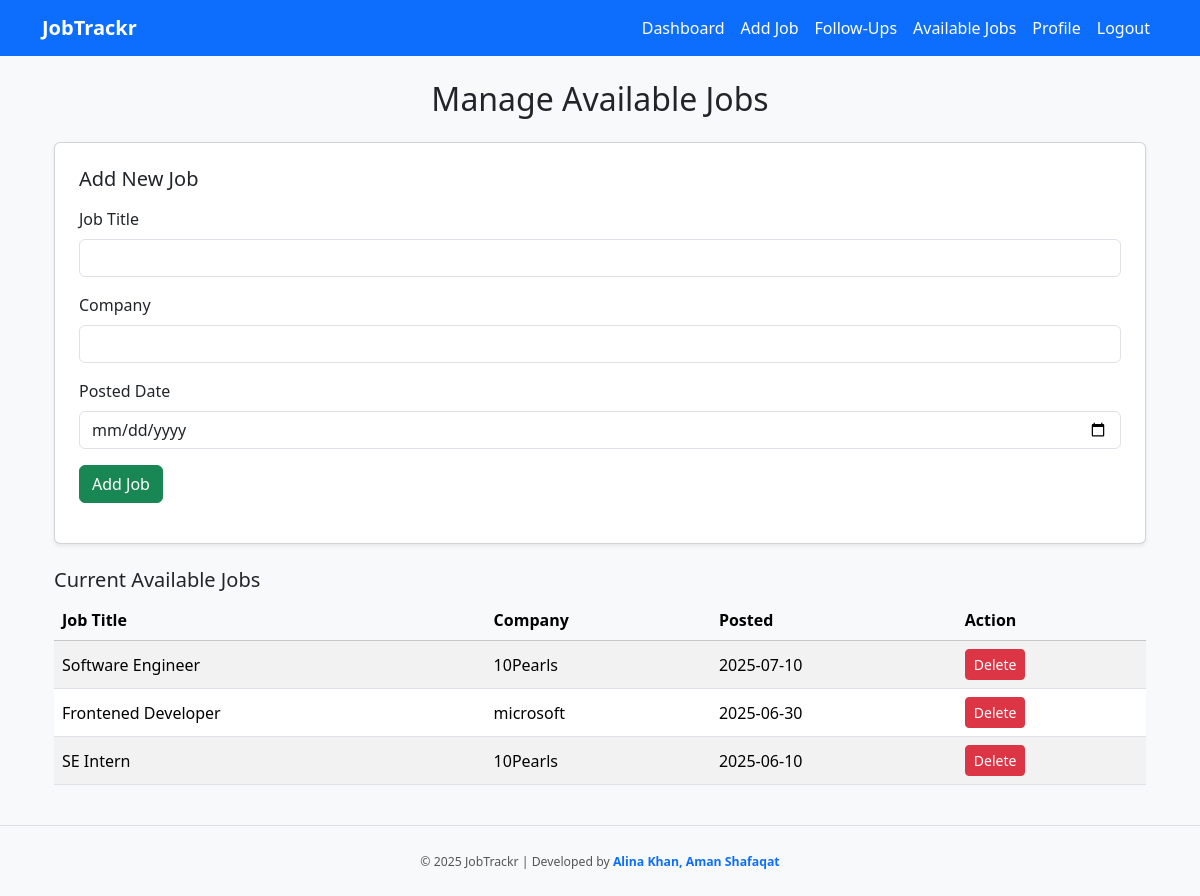
Screenshot of /manage-available-jobs (signed in) with the database file from the repository.
### tables this page shows
CREATE TABLE available_jobs (
                        id INTEGER PRIMARY KEY AUTOINCREMENT,
                        job_title TEXT,
                        company TEXT,
                        posted_date TEXT);

### app.py (the view, shortened to what this page needs)
@app.route('/manage-available-jobs', methods=['GET', 'POST'])
def manage_available_jobs():
    if not session.get('is_admin'):
        flash("Unauthorized access", "danger")
        return redirect(url_for('dashboard'))
    form = AvailableJobForm(
        job_title=request.form.get('job_title', ''),
        company=request.form.get('company', ''),
        posted_date=request.form.get('posted_date', '')
    )
    conn = get_db_connection()
    jobs = conn.execute('SELECT * FROM available_jobs ORDER BY posted_date DESC').fetchall()
    conn.close()
    return render_template('manage_available_jobs.html', form=form, jobs=jobs)

### app.py (called while the page is built)
def get_db_connection():
    try:
        conn = sqlite3.connect('database.db')
        conn.row_factory = sqlite3.Row
        return conn
    except sqlite3.Error as e:
        flash(f"Database connection error: {e}", 'danger')
        return None

### templates/manage_available_jobs.html (shortened to what this page needs)
{% extends 'base.html' %}
{% block content %}
<div class="container mt-4">
  <h2 class="mb-4 text-center">Manage Available Jobs</h2>
  <div class="card p-4 shadow-sm mb-4">
    <h5 class="mb-3">Add New Job</h5>
    <form method="POST">
      <div class="mb-3">
        <label class="form-label">Job Title</label>
        <input type="text" name="job_title" class="form-control" value="{{ request.form.get('job_title', '') }}" required>
      </div>
      <div class="mb-3">
        <label class="form-label">Company</label>
        <input type="text" name="company" class="form-control" value="{{ request.form.get('company', '') }}" required>
      </div>
      <div class="mb-3">
        <label class="form-label">Posted Date</label>
        <input type="date" name="posted_date" class="form-control" value="{{ request.form.get('posted_date', '') }}" required>
      </div>
      <div class="mb-3">
        <button type="submit" class="btn btn-success">Add Job</button>
      </div>
    </form>
  </div>
  <h5>Current Available Jobs</h5>
  <div class="table-responsive">
    <table class="table table-striped">
      <thead class="table-light">
        <tr>
          <th>Job Title</th>
          <th>Company</th>
          <th>Posted</th>
          <th>Action</th>
        </tr>
      </thead>
      <tbody>
        {% for job in jobs %}
        <tr>
          <td>{{ job.job_title }}</td>
          <td>{{ job.company }}</td>
          <td>{{ job.posted_date }}</td>
          <td>
            <form method="POST" action="{{ url_for('delete_available_job', job_id=job.id) }}" onsubmit="return confirm('Are you sure you want to delete this job?');">
              <button type="submit" class="btn btn-danger btn-sm">Delete</button>
            </form>
          </td>
        </tr>
        {% else %}
        <tr><td colspan="4" class="text-center">No jobs added yet.</td></tr>
        {% endfor %}
      </tbody>
    </table>
  </div>
</div>
{% endblock %}

### static/css/style.css (style rules this page uses)
body { font-family: 'Segoe UI', sans-serif; background-color: #f8f9fa; color: #212529; margin: 0; padding: 0; }
.table th, .table td { vertical-align: middle; }

### rows the page displays
available_jobs: job_title "Software Engineer", company "10Pearls", posted_date "2025-07-10"
available_jobs: job_title "Frontened Developer", company "microsoft", posted_date "2025-06-30"
available_jobs: job_title "SE Intern", company "10Pearls", posted_date "2025-06-10"
